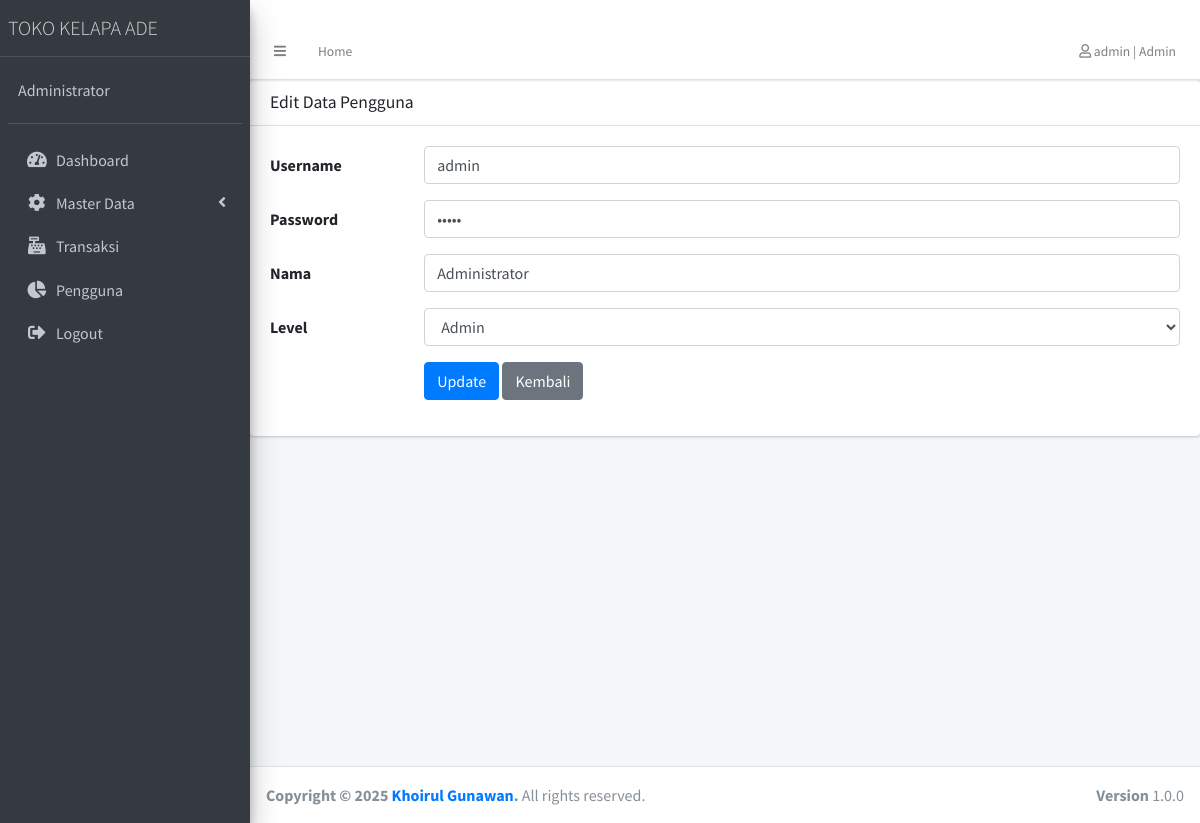
Screenshot of /index.php?page=aksi_pengguna/pengguna_edit&id=1 (signed in) with the database file from the repository.
### tables this page shows
CREATE TABLE `tb_pengguna` (
  `pengguna_id` int(3) NOT NULL,
  `pengguna_user` varchar(10) NOT NULL,
  `pengguna_pass` varchar(10) NOT NULL,
  `pengguna_nama` varchar(50) NOT NULL,
  `pengguna_level` varchar(10) NOT NULL
);

### aksi_pengguna/pengguna_edit.php (the view, shortened to what this page needs)
<?php
$id = $_GET['id'];
$ambil = $koneksi->query("SELECT * FROM tb_pengguna WHERE pengguna_id = $id");
$pecah = $ambil->fetch_object();
?>
<div class="card">
    <div class="card-header">
        <h3 class="card-title">Edit Data Pengguna</h3>
    </div>
    <div class="card-body">
        <form action="" method="post" class="form-horizontal">
            <div class="form-group row">
                <label class="col-sm-2 col-form-label">Username</label>
                <div class="col-sm-10">
                    <input type="text" name="user" value="<?php echo $pecah->pengguna_user ?>" class="form-control" required>
                </div>
            </div>
            <div class="form-group row">
                <label class="col-sm-2 col-form-label">Password</label>
                <div class="col-sm-10">
                    <input type="password" name="pass" value="<?php echo $pecah->pengguna_pass ?>" class="form-control" required>
                </div>
            </div>
            <div class="form-group row">
                <label class="col-sm-2 col-form-label">Nama</label>
                <div class="col-sm-10">
                    <input type="text" name="nama" value="<?php echo $pecah->pengguna_nama ?>" class="form-control" required>
                </div>
            </div>
            <div class="form-group row">
                <label class="col-sm-2 col-form-label">Level</label>
                <div class="col-sm-10">
                    <select name="level" class="form-control" required>
                        <option value="Admin" <?php echo ($pecah->pengguna_level == 'Admin') ? 'selected' : ''; ?>>Admin</option>
                    </select>
                </div>
            </div>
            <div class="form-group row">
                <div class="col-sm-10 offset-sm-2">
                    <button type="submit" name="edit" class="btn btn-primary">Update</button>
                    <a href="index.php?page=data_pengguna" class="btn btn-secondary">Kembali</a>
                </div>
            </div>
        </form>
    </div>
</div>

### rows the page displays
tb_pengguna: user "admin", nama "Administrator", level "Admin"

### other values shown
$_SESSION['pengguna'] "admin"
$_SESSION['pengguna_level'] "Admin"
$_SESSION['pengguna_nama'] "Administrator"
